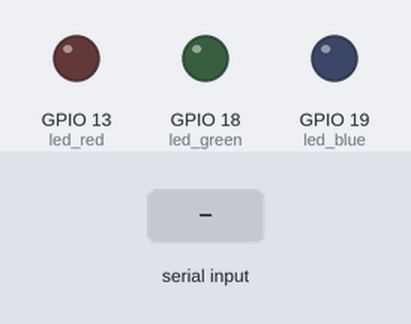
Simulated run of this program. Board: Raspberry Pi (BCM pin numbers). Shown: output pins drawn as LEDs (lit = HIGH). The test bench sets the inputs (shaded band). Random numbers come from a fixed seed; what the program prints to the terminal is not drawn.

Above: at 7.2 s.
7.3 s: "1" typed at the terminal, then Enter
At 9.1 s:
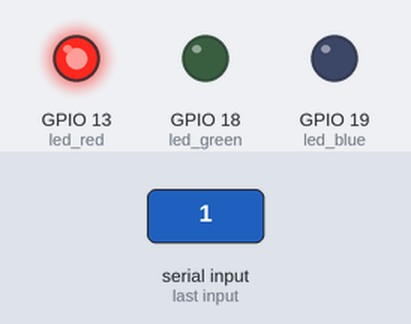
At 11.1 s:
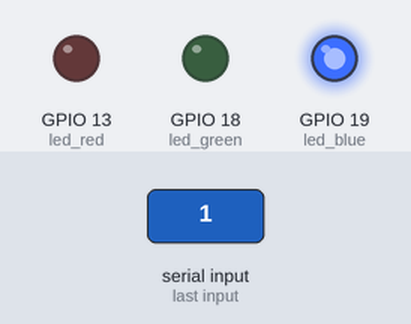
Timing chart, 0 to 20.8 s (numbered marks = the images above; inputs shaded):
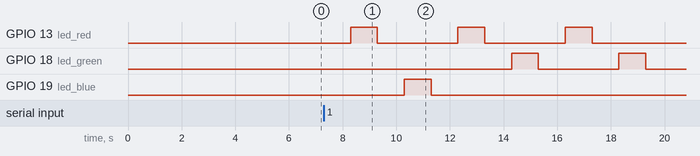

Measured:
- after the input at 7.3 s, GPIO 13 (led_red): alternates HIGH for 1.0 s and LOW for 3.0 s, starting after 1.0 s; GPIO 18 (led_green): alternates HIGH for 1.0 s and LOW for 3.0 s, starting after 7.0 s; GPIO 19 (led_blue): LOW → HIGH after 3.0 s, → LOW 1.0 s later

The program:

KYJmission013102.py
```python
import RPi.GPIO as GPIO
import random
import time

#4, 5, 6으로 설정 가능
led_red = 13
led_green = 18
led_blue = 19

ComputerPattern = []
MyPattern = [0, 0, 0, 0, 0, 0]
colors = [led_red, led_green, led_blue]

GPIO.setmode(GPIO.BCM)
GPIO.setup(led_red,GPIO.OUT)
GPIO.setup(led_green,GPIO.OUT)
GPIO.setup(led_blue,GPIO.OUT)

pwm_red = GPIO.PWM(led_red,100)
pwm_green = GPIO.PWM(led_green,100)
pwm_blue = GPIO.PWM(led_blue,100)

def alloff():
    GPIO.output(led_red,False)
    GPIO.output(led_green,False)
    GPIO.output(led_blue,False)

def generPattern():
    return [random.choice(colors) for i in range(6)]

def turnOnOff(pattern, timeWrite):
    for i in pattern:
        GPIO.output(i, True)
        time.sleep(timeWrite)
        GPIO.output(i, False)
        time.sleep(timeWrite)

def WrongAnswer():
    for i in range(3):
        GPIO.output(led_red,True)
        time.sleep(1)
        GPIO.output(led_red,False)
        time.sleep(1)
        print("틀렸어!!!!!!!!!!")

def Answer():
    GPIO.output(led_red,True)
    time.sleep(0.5)
    GPIO.output(led_red,False)
    time.sleep(0.5)
    GPIO.output(led_green,True)
    time.sleep(0.5)
    GPIO.output(led_green,False)
    time.sleep(0.5)
    GPIO.output(led_blue,True)
    time.sleep(0.5)
    GPIO.output(led_blue,False)
    time.sleep(0.5)
    print("정답이군. 축하하네. 자네는 내가 낸 문제를 훌륭히 맞추었어. 탈출하도록 하게")

#게임 시작
alloff()
print("LED 패턴 암기 테스트")
time.sleep(1)
print("게임을 시작하지")
time.sleep(1)
print("이 게임은 순서대로 켜지는 LED의 패턴을 외우는 것이다.")
time.sleep(1)
print("패턴을 기억한 후 정답을 입력하도록")
time.sleep(1)
print("키보드의 키 중 아무거나 선택하여 누르면 시작할 것이다")
time.sleep(1)
print("행운을 빌지")
time.sleep(1)
input()
print("게임은 시작됐다. 패턴을 잘보도록")
time.sleep(1)

#패턴 생성
ComputerPattern = generPattern()

#생성된 패턴 점등
turnOnOff(ComputerPattern, 1)


#패턴 입력
print("패턴을 입력하도록 RED = 13 GREEN = 18 BLUE = 19")
#for i in range(6):
    #MyPattern = int(input())
# map함수는 연속으로 입력이 가능하도록 만들어줌 + 입력된 문자열 값을 int로 형변환
# split함수는 공백을 기준으로 문자열을 나눔
# 입력한 값을 정수형으로 형변환한 후 list에 저장하여 MyPattern에 저장
MyPattern = list(map(int,input().split()))

#패턴 판단
if ComputerPattern == MyPattern:
    Answer()
else:
    WrongAnswer()
    print("정답은 ", ComputerPattern, " 이네")
    print("자네는 게임을 소중히 하지 않았지. 너무 안일했어. 자네의 죄를 묻겠네. 자네는 사형이야!")

GPIO.cleanup()
```
